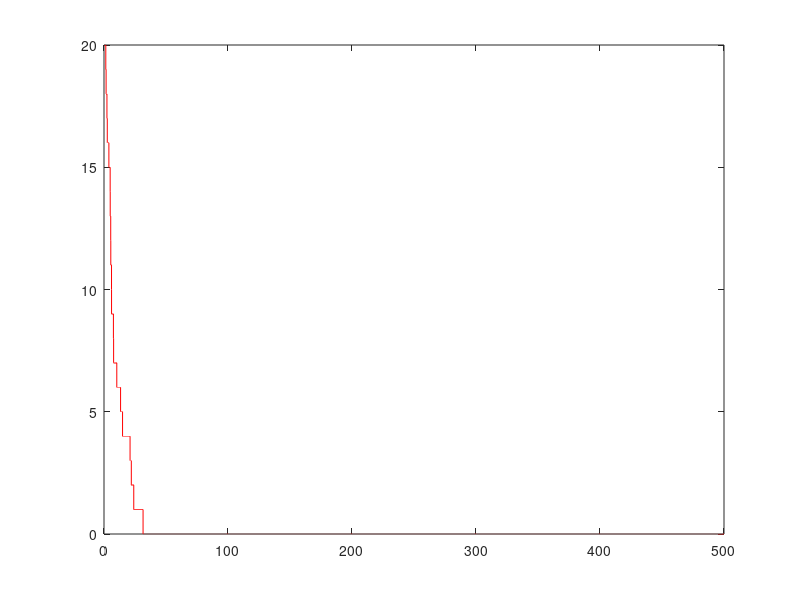
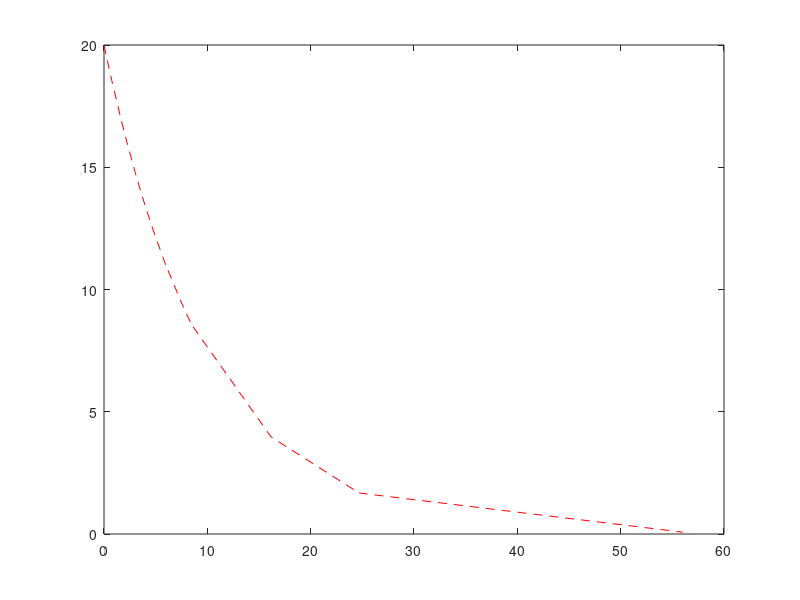
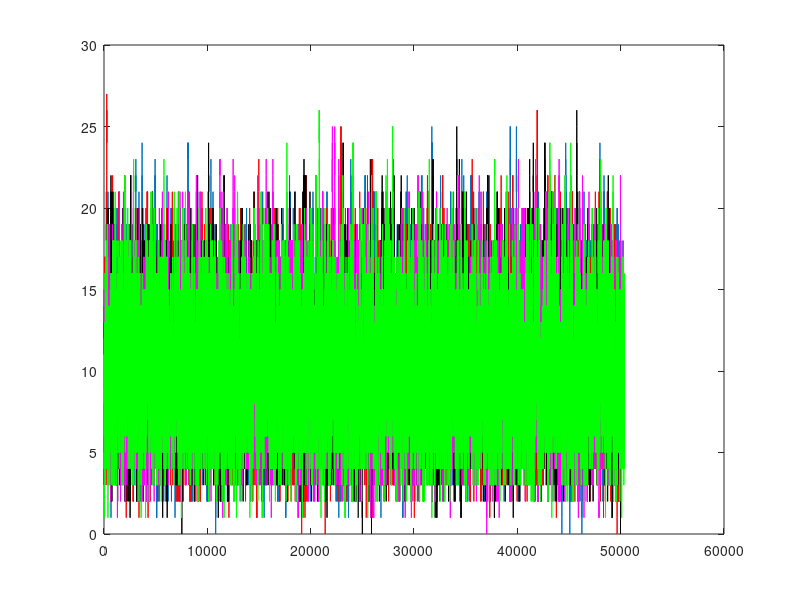

These charts were generated, in order, by the following MATLAB code: (Note: this script raises an error after producing the figures.)
%% section 2.1
%a1-b1

a=20;
k=0.1;
ds=0.005;
s=0;
store_a=zeros(10^5,1);
for i=1:10^5
    r=rand(1,1);
    if r < a*k*ds
        a = a - 1 ;
        store_a(i,1)= a;
    else
        store_a(i,1)= a; 
    end
    s=s+ds;
    store_a(i,2)=s;
end
figure(1);
stairs(store_a(:,2),store_a(:,1),'r')

%a2-c2
a=20;
k=0.1;
store_a=zeros(10^4,4);
t=0;

for i=1:10^4
    r=rand(1,1);
    tau=(1/(a*k))*reallog(1/r);
    t = t + tau;
    a= a -1;
    if a ==0
        t = t + tau;
        store_a(i,2) = t;
        break
    end
    store_a(i,1) = a;
    store_a(i,2) = t;
    
end

figure(2);
stairs(store_a(1:20,2),store_a(1:20,1),'b*-')
plot(store_a(1:49,2),store_a(1:49,1),'*')
% mean by master equation
a=20;
n=exp(-k.*store_a(1:20,2));
m=a.*n;
plot(store_a(1:20,2),m,'r--')

%% section 2.2
% a3-d3


for x =1:5
    a=0;
    k1=0.1;
    k2=1;
    t=0;
    for i =1:10^5
        r1=rand(1,1);
        r2=rand(1,1);
        alpha=a*k1 + k2;
        tau=(1/alpha)*reallog(1/r1);

        if r2 >= (k2/alpha) % happens only at t=t + tau
            a= a -1;
        else
            a =a + 1;        
        end
        t=t + tau;
        store_a(i,x)=a;
        store_t(i,x)=t;

    end
end
%plots
figure();
stairs(store_t(:,1),store_a(:,1))
hold on
stairs(store_t(:,2),store_a(:,2),'r')
hold on
stairs(store_t(:,3),store_a(:,3),'k')
hold on
stairs(store_t(:,4),store_a(:,4),'m')
hold on
stairs(store_t(:,5),store_a(:,5),'g')
%mean plot
[T,Y] = ode23(@ode,[0 10000],0);
hold on
plot(T,Y,'k*-')

% histogram
max(store_a(:,1))
hist(store_a(:,1),26)
bar(hist(store_a(:,1),26)./10^5)
%stationary distribution
 x=[0 1];
 k1=0.1;
 k2=1; 
for n=3:30
x(n)=(exp(-k2/k1)/factorial(n))*(k2/k1)^n;
end
x(1)=[];
x(2)=0;
y=x./sum(x);
figure();
plot(y)

%% section 2.3

%for z=1:5
    a=0;
    b=0;
    k1=.001;
    k2=0.01;
    k3=1.2;
    k4=1;
    t=0;
    alpha1=0;
    alpha2=0;
    alpha3=0;
    alpha4=0;
    alpha=0;
    for i =1:10^6
        r=rand(2,1);        
        alpha1=a*(a-1)*k1;
        alpha2=a*b*k2;
        alpha3=k3;
        alpha4=k4;
        alpha=alpha1+alpha2+alpha3+alpha4;
        tau=(1/alpha)*reallog(1/r(1));
        mu=r(2)*alpha ;
        if mu < alpha1 % happens only at t=t + tau
            a= a - 2;
        elseif mu < alpha1+alpha2
            a= a - 1;
            b= b - 1;
        elseif mu < alpha1+alpha2+alpha3
            a = a + 1;
        else
            b = b + 1 ;        
        end
        
        t=t + tau;
        store_a(i,1)=a;
        store_t(i,1)=t;
        store_b(i,1)=b;
    end      
%end

figure();
stairs(store_t(:,1),store_a(:,1))
hold on
stairs(store_t(:,2),store_a(:,2),'r')
hold on
stairs(store_t(:,3),store_a(:,3),'k')
hold on
stairs(store_t(:,4),store_a(:,4),'m')
hold on
stairs(store_t(:,5),store_a(:,5),'g')

figure();
stairs(store_t(:,1),store_b(:,1))
hold on
stairs(store_t(:,2),store_b(:,2),'r')
hold on
stairs(store_t(:,3),store_b(:,3),'k')
hold on
stairs(store_t(:,4),store_b(:,4),'m')
hold on
stairs(store_t(:,5),store_b(:,5),'g')
%mean
[T,Y] = ode23(@ode_2,[0 1000],[0 0]);
hold on
plot(T,Y(:,1),'k*-')
plot(T,Y(:,2),'k*-')

%stationary distribution by long time simulation
z(:,1)=store_a(:,1);
z(:,2)=store_b(:,1);
stat=zeros(40,40);
for i= 1:length(store_b(:,1))
    if (((store_a(i,1)>0)&(store_a(i,1)<40))&((store_b(i,1)>0)&(store_b(i,1)<40)))
       stat(store_a(i,1),store_b(i,1))=stat(store_a(i,1),store_b(i,1))+1; 
    end;
end
stat=stat./177559;
figure()
contourf(stat)
% histogram
%summing over b
hist(store_a(:,1),max(store_a(:,1)))
figure()
bar(hist(store_a(:,1),max(store_a(:,1)))./177559)

hist(store_b(:,1),max(store_b(:,1)))
bar(hist(store_b(:,1),max(store_b(:,1)))./10^8)
 if ((A>0)&(A<101))
       pa(A)=pa(A)+1;
end;
pa=pa./10^6;
bar(pa);

%% section 3.1
%a6-b6

for i = 1: 6
    dt=0.1;
    D=0.0001;
    x=0;
    y=0;
    z=0;
    for n= 1:6000
         r=randn(3,1);
        x = x + (r(1)*sqrt(2*D*dt));
        y = y + (r(2)*sqrt(2*D*dt));
        z = z + (r(3)*sqrt(2*D*dt));
    store_x(n,i)=x;
    store_y(n,i)=y;
    store_z(n,i)=z;
    end
end

figure(4);
plot(store_x(:,1),store_y(:,1))
hold on
plot(store_x(:,2),store_y(:,2),'r')
hold on
plot(store_x(:,3),store_y(:,3),'k')
hold on
plot(store_x(:,4),store_y(:,4),'m')
hold on
plot(store_x(:,5),store_y(:,5),'g')
hold on
plot(store_x(:,6),store_y(:,6),'c')    

hold on

plot(store_x(end,1),store_y(end,1),'ko','MarkerSize',10,'MarkerFaceColor',[0.1,0.1,0.1])
hold on
plot(store_x(end,2),store_y(end,2),'ko','MarkerSize',10,'MarkerFaceColor',[0.1,0.1,0.1])
hold on
plot(store_x(end,3),store_y(end,3),'ko','MarkerSize',10,'MarkerFaceColor',[0.1,0.1,0.1])
hold on
plot(store_x(end,4),store_y(end,4),'ko','MarkerSize',10,'MarkerFaceColor',[0.1,0.1,0.1])
hold on
plot(store_x(end,5),store_y(end,5),'ko','MarkerSize',10,'MarkerFaceColor',[0.1,0.1,0.1])
hold on
plot(store_x(end,6),store_y(end,6),'ko','MarkerSize',10,'MarkerFaceColor',[0.1,0.1,0.1])    
hold off

%prob distribution function in two dimensions
x=[-0.8:0.01:0.8];
y=[-0.8:0.01:0.8];
for i=1:length(x)
    for j=1:length(y)
        prob(i,j)=(1/4*D*6000*pi)*exp(-(x(i)^2+y(j)^2)/4*D*6000);
    end
end
figure(6)
contourf(x,y,prob)
shading flat;

%a7-b7

for i = 1: 1000 % number of molecules
    D=0.0001;
    L=1;
    dt=0.1;
    x=0.4;    
    for n= 1:2400 % time in 
         r=randn(1,1);
        x = x + (r*sqrt(2*D*dt));
        if x < 0
            x = -x - (r*sqrt(2*D*dt));
        elseif x > L
            x= 2*L -x - (r*sqrt(2*D*dt));
        end
        store_x(n,i)=x;
    
    end
end
figure(7);
plot(store_x(:,1))
hold on
plot(store_x(:,2),'r')
plot(store_x(:,3),'k')
plot(store_x(:,4),'m')
plot(store_x(:,5),'g')
plot(store_x(:,6),'c')    
plot(store_x(:,7),'b.')
plot(store_x(:,8),'r.')
plot(store_x(:,9),'m.')
plot(store_x(:,10),'k.')
hold off
Xplot(:,1)=store_x(2400,:);
figure(8); 
h=hist(Xplot(:,1),40);
bar(h)

%% section 3.2
   
    %initialisation
    clear;
    clc;
    t=0;
    D=0.0001;
    h=0.025; %1/number of compartments
    k=D/h^2;
    time= 14*60 ; % corresponds to number of steps taken by each molecules
    a = zeros(40,1);
    a(16,1)=1;
    a(17,1)=0; 
    alpha_f=zeros(40,1);
    alpha_b=zeros(40,1);
     n=1;

while t < time
     
     %propensities in forward direction
                for i=1:39
                    alpha_f(i,n)= a(i,n)*k;
                end
                
                %propensities in backward direction
                for i=2:40
                    alpha_b(i,n)= a(i,n)*k;
                end
                
                %computing alpha summation of propensities
                alpha = 2*k*1-a(1,n)*k-a(40,n)*k;                                              
                
                %generating 2 random numbers
                r=rand(2,1);           
                
                %computing the time of next reaction occurence
                tau=(1/alpha)*reallog(1/r(1));
                
                %determining which forward reaction occurs
                mu=r(2)*alpha ;
                

                    a(:,n+1) = a(:,n);
                    j=0;
                    while j < 39  
                        if sum(alpha_f(1:j,n))<= mu 
                            j = j+1;
                        else
                            break
                        end
                        
                    end
                                       
                     if mu < sum(alpha_f(1:j,n))
                        a(j,n+1)=a(j,n)-1;
                        a(j+1,n+1)=a(j+1,n)+1;    
                        
                     else
                        forw=sum(alpha_f(:,n));
                        z=1;
                        while z<40 
                            if  (forw + sum(alpha_b(1:z,n)))<= mu                                                     
                                
                                z=z+1;
                            else
                                a(z,n+1) = a(z,n)-1;
                                a(z-1,n+1) = a(z-1,n)+1;
                               break
                            end
                           
                        end  
                                                     
                     end                              
                             
        
        t=t + tau;
        store_t(n,1)=t;
        n=n+1;      
end

figure(9);
y1=a(:,n);
x=[1*0.025:1*0.025:40*0.025];
y2=a(:,n).*0.025;
[hAx] =plotyy(x,y1,x,y2,@bar);
xlabel('x [mm]')
ylabel(hAx(1),'number of molecules in compartments') % left y-axis
ylabel(hAx(2),'concentration [molecules/number of compartments]') 

figure(10);
hold on
a(:,n)=[];
for j=1:n-1
    for i=1:40
        if a(i,j)==1
            plot(i*0.025,store_t(j,1)./60,'m<')
            hold on
        end
    end
end















